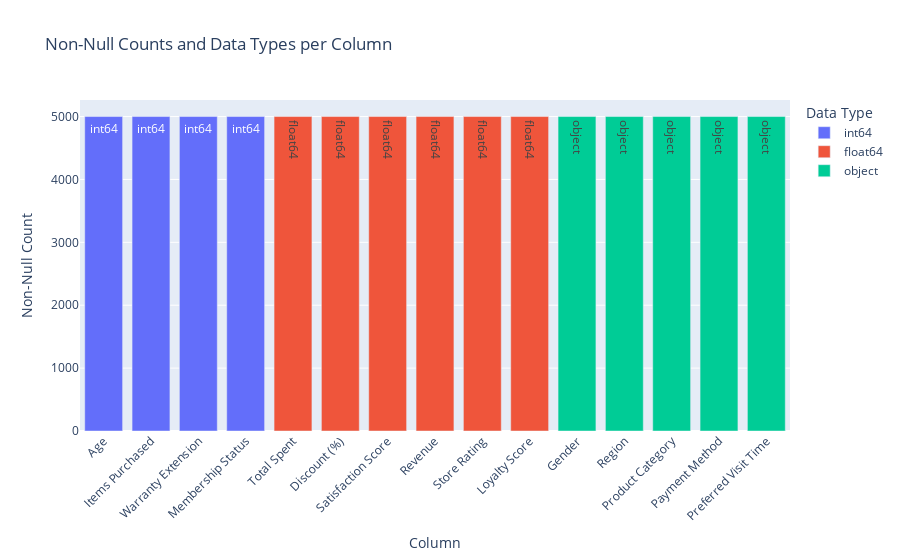

Notebook code for this chart:
### Code cell
# Create a summary DataFrame
info_df = pd.DataFrame({
    'Column': df.columns,
    'Non-Null Count': df.notnull().sum(),
    'Data Type': df.dtypes.astype(str)
})

# Bar chart of non-null counts
fig = px.bar(info_df, x='Column', y='Non-Null Count', color='Data Type',
             title='Non-Null Counts and Data Types per Column',
             text='Data Type')
fig.update_layout(xaxis_tickangle=-45)
fig.show()

### Figure 1 — Plotly figure (JSON) as saved in the notebook; plotly's stock layout.template omitted (floating-point values rounded to 4 significant figures)
{"data": [{"alignmentgroup": "True", "hovertemplate": "Data Type=%{text}<br>Column=%{x}<br>Non-Null Count=%{y}<extra></extra>", "legendgroup": "int64", "marker": {"color": "#636efa", "pattern": {"shape": ""}}, "name": "int64", "offsetgroup": "int64", "orientation": "v", "showlegend": true, "text": ["int64", "int64", "int64", "int64"], "textposition": "auto", "type": "bar", "x": ["Age", "Items Purchased", "Warranty Extension", "Membership Status"], "xaxis": "x", "y": [5000, 5000, 5000, 5000], "yaxis": "y"}, {"alignmentgroup": "True", "hovertemplate": "Data Type=%{text}<br>Column=%{x}<br>Non-Null Count=%{y}<extra></extra>", "legendgroup": "float64", "marker": {"color": "#EF553B", "pattern": {"shape": ""}}, "name": "float64", "offsetgroup": "float64", "orientation": "v", "showlegend": true, "text": ["float64", "float64", "float64", "float64", "float64", "float64"], "textposition": "auto", "type": "bar", "x": ["Total Spent", "Discount (%)", "Satisfaction Score", "Revenue", "Store Rating", "Loyalty Score"], "xaxis": "x", "y": [5000, 5000, 5000, 5000, 5000, 5000], "yaxis": "y"}, {"alignmentgroup": "True", "hovertemplate": "Data Type=%{text}<br>Column=%{x}<br>Non-Null Count=%{y}<extra></extra>", "legendgroup": "object", "marker": {"color": "#00cc96", "pattern": {"shape": ""}}, "name": "object", "offsetgroup": "object", "orientation": "v", "showlegend": true, "text": ["object", "object", "object", "object", "object"], "textposition": "auto", "type": "bar", "x": ["Gender", "Region", "Product Category", "Payment Method", "Preferred Visit Time"], "xaxis": "x", "y": [5000, 5000, 5000, 5000, 5000], "yaxis": "y"}], "layout": {"barmode": "relative", "legend": {"title": {"text": "Data Type"}, "tracegroupgap": 0}, "title": {"text": "Non-Null Counts and Data Types per Column"}, "xaxis": {"anchor": "y", "domain": [0, 1], "tickangle": -45, "title": {"text": "Column"}}, "yaxis": {"anchor": "x", "domain": [0, 1], "title": {"text": "Non-Null Count"}}}}
